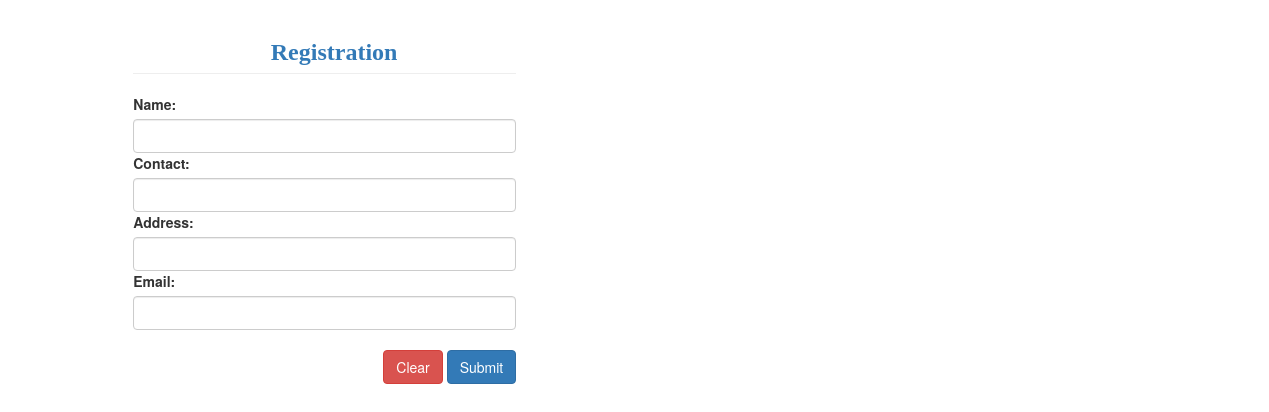
Before: / with the older database file.
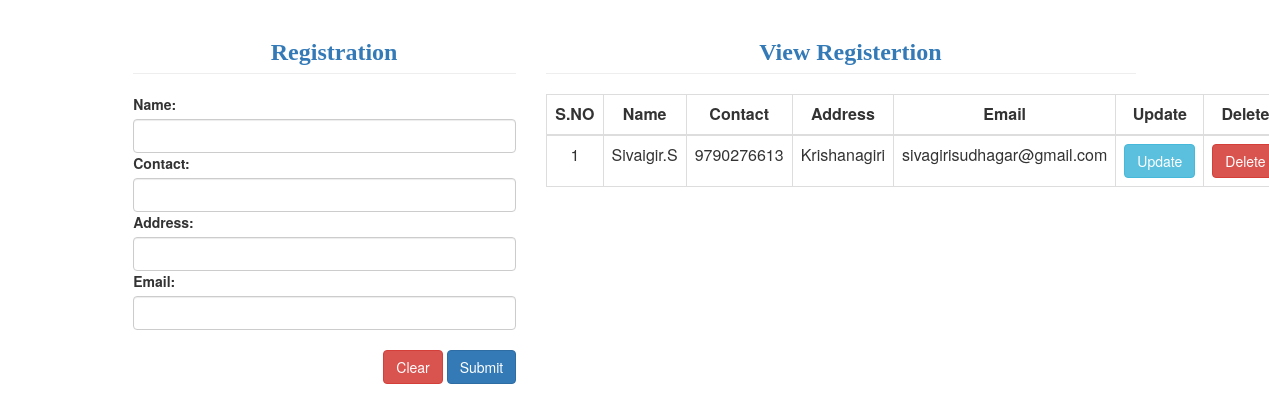
After: the same page with the newer database file.
### MyApp/models.py (models this page shows)
class Data(models.Model):
    name    = models.CharField(max_length=30)
    contact = models.CharField(max_length=30)
    address = models.CharField(max_length=30)
    email   = models.CharField(max_length=30)

### MyApp/views.py (the view)
# urls.py: 2. Add a URL to urlpatterns:  path('', views.home, name='home')
def home(request):
    myform = RegisterForms()
    mydata = Data.objects.all()
    if( mydata != ''):
        return render(request,"index.html",{"forms":myform,'datas':mydata})
    else:
        return render(request,"index.html",{'forms':myform})

### MyApp/forms.py
class RegisterForms(forms.ModelForm):
    class Meta:
        model = Data
        fields = "__all__" #["name","contact","address","email"]
        widgets = {
            "name"   :forms.TextInput(attrs={'class':'form-control'}),
            "contact":forms.TextInput(attrs={'class':'form-control'}),
            "address":forms.TextInput(attrs={'class':'form-control'}),
            "email"  :forms.TextInput(attrs={'class':'form-control'}),
        }

### templates/index.html (shortened to what this page needs)
{% extends "base.html" %}
    {% block content %}
        <div class="container-fluid">
            <div class="col-md-offset-1 col-md-4">
                <h3 class="page-header text-primary text-center"><i class="fa fa-users">Registration</i></h3>
                <form  method="POST" autocomplete="off" action="addData">
                    {{forms}}
                    <div class="pull-right" style="margin-top: 20px;">
                        <input type="submit" class=" btn btn-danger" value="Clear">
                        <input type="submit" class="btn btn-primary" value="Submit">
                    </div>
                </form>
            </div>
            <div class="col-md-6">
                {% if datas %}
                <h3 class="page-header text-center text-primary"><i class="fa fa-users">View Registertion</i></h3>
                <table class="table table-bordered">
                    <thead>
                        <tr>
                            <th style="text-align: center;">S.NO</th>
                            <th>Name</th>
                            <th>Contact</th>
                            <th>Address</th>
                            <th>Email</th>
                            <th>Update</th>
                            <th>Delete</th>
                        </tr>
                    </thead>
                    {% for data in datas %}
                        <tbody>
                            <tr>
                                <td style="text-align: center;">{{forloop.counter}}</td>
                                <td style="text-align: center;">{{data.name}}</td>
                                <td style="text-align: center;">{{data.contact}}</td>
                                <td style="text-align: center;">{{data.address}}</td>
                                <td style="text-align: center;">{{data.email}}</td>
                                <td style="text-align: center;"><a href="updateData/{{data.id}}" class="btn btn-info">Update</a></td>
                                <td style="text-align: center;"><a href="deleteData/{{data.id}}" class="btn btn-danger">Delete</a></td>
                            </tr>
                        </tbody>
                    {% endfor %}
                </table>
                {% endif %}
            </div>
        </div>
    {% endblock %}

### templates/base.html (shortened to what this page needs)
{% include "header.html"%}
<html>
    <head>
    </head>
    <body>
        {% block content %}
        {% endblock %}
    </body>
</html>

### templates/header.html (shortened to what this page needs)
{% load static %}
<link rel="stylesheet" href="{% static 'css/bootstrap.min.css'%}">
<link rel="stylesheet" href="{% static 'myfont/css/all.min.css'%}">

### templates/index.html (style rules this page uses)
th { text-align: center; }

Changed rows visible on the page:
added Data: name "Sivaigir.S", contact "9790276613", address "Krishanagiri", email "sivagirisudhagar@gmail.com"
Other visible differences:
text now shown: "View Registertion S.NO Name Contact Address Email Update Delete"
